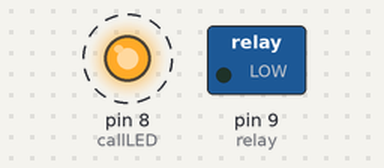
Recording of a sketch running on a simulated Arduino Uno, built with avr-gcc and run on an emulated ATmega328P. Shown: switched loads named in the sketch (green lamp = pin HIGH), output pins drawn as LEDs (lit = HIGH). Dashed ring = blinking.

Above: at 3.5 s.
Timing chart, 0 to 6.0 s (numbered marks = the images above):
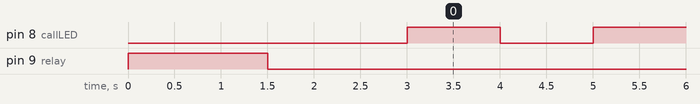

The sketch:

Hospital_Alexa_Call_light.ino
```cpp
/*
  This is a simple reworking of the example Blink program found in the example section.
  This will activate a LED to blink and turn ON a relay when the Arduino is powered up.
  Use any Alexa smart plug to power this device. Call the smart plug "Call light" so when
  you ask Alexa to turn on the call light the smart plug will turn on the
  Arduino and the program will run.  NOTE: the smart plug must then be turned OFF to reset the call light.
  This is used for a two wire low voltage call light system. What works best is if the facility has a 1/4 plug for the call system.
  This allows you to just add a 1/4 inch plug to the relay ( 1 wire to COM and 1 to the N.O. ) parallel a second jack to these connection so
  you can plug the original call light into this and activate the call light the old fashion way by pressing it.
  What helps is to contact the maintenance  personnel at the facility to get on board with this.
  Jon Turnquist

 */

int callLED= 8; //the LED pin to flash a LED on the case to notify the device is active
int relay = 9; // whatever pin you use to active the relay

void setup() {
  // initialize digital pins as an outputs.
  pinMode(callLED, OUTPUT);
  pinMode(relay, OUTPUT);

// use what code you need for your relay if it is N.O or N.C (normally open or normally closed)

// digitalWrite(relay,LOW); // turns relay off for N.C. relay hookup
// delay(1500);
// digitalWrite(relay, HIGH); // turns relay on and stays on till reset
// delay(1500);

 digitalWrite(relay,HIGH); // turns relay on for N.0. relay hookup
 delay(1500); // stays active for 1.5 sec
 digitalWrite(relay, LOW); // turns relay off and stays off till reset
 delay(1500);

}

// the loop function runs over and over again forever
void loop() {
  digitalWrite(callLED, HIGH);   // turn the LED on (HIGH is the voltage level)
  delay(1000);                       // wait for a second
  digitalWrite(callLED, LOW);    // turn the LED off by making the voltage LOW
  delay(1000);                       // wait for a second
}
```

Measured:
- by itself, pin 8 (callLED): alternates HIGH for 1.0 s and LOW for 1.0 s
